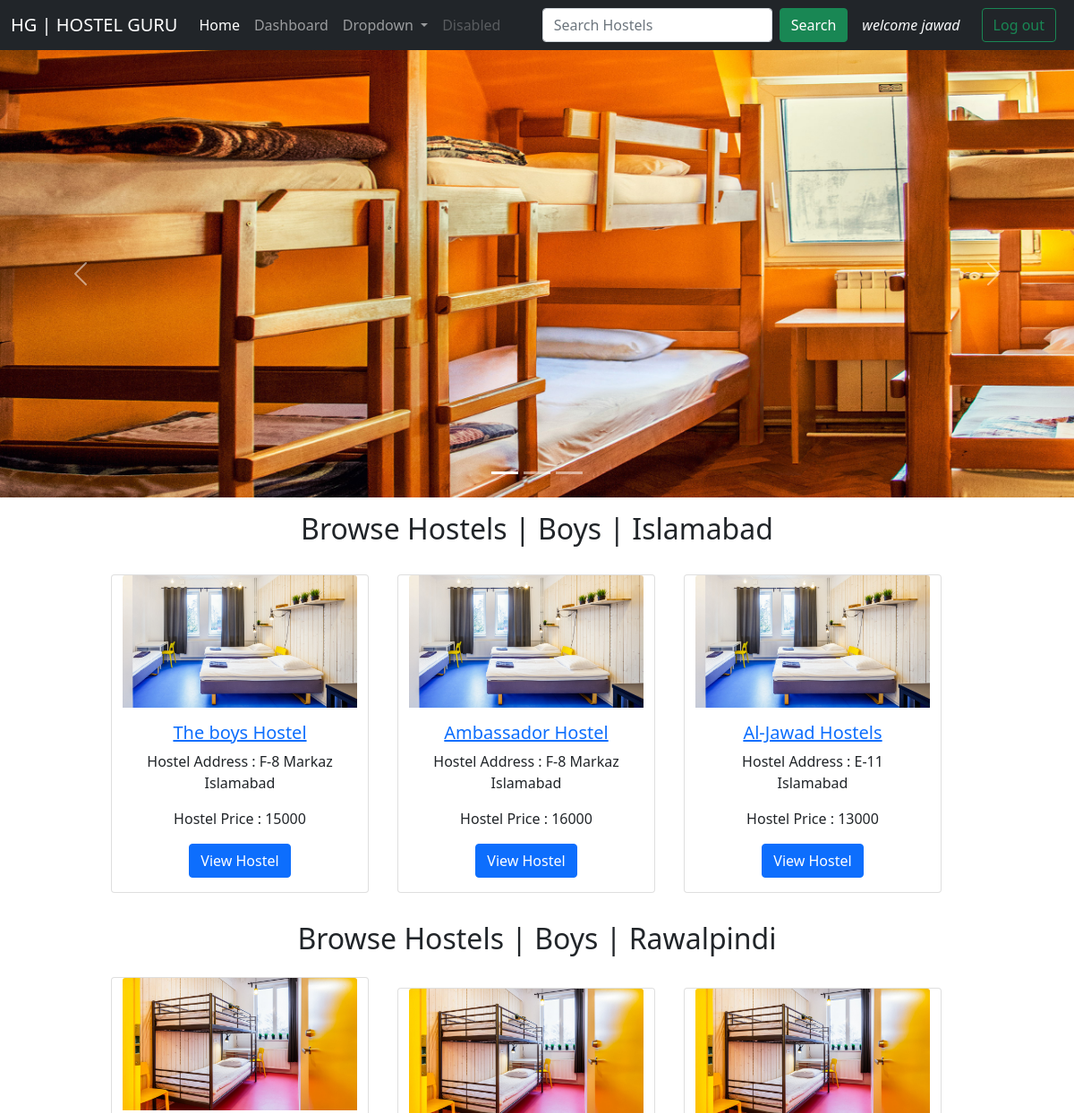
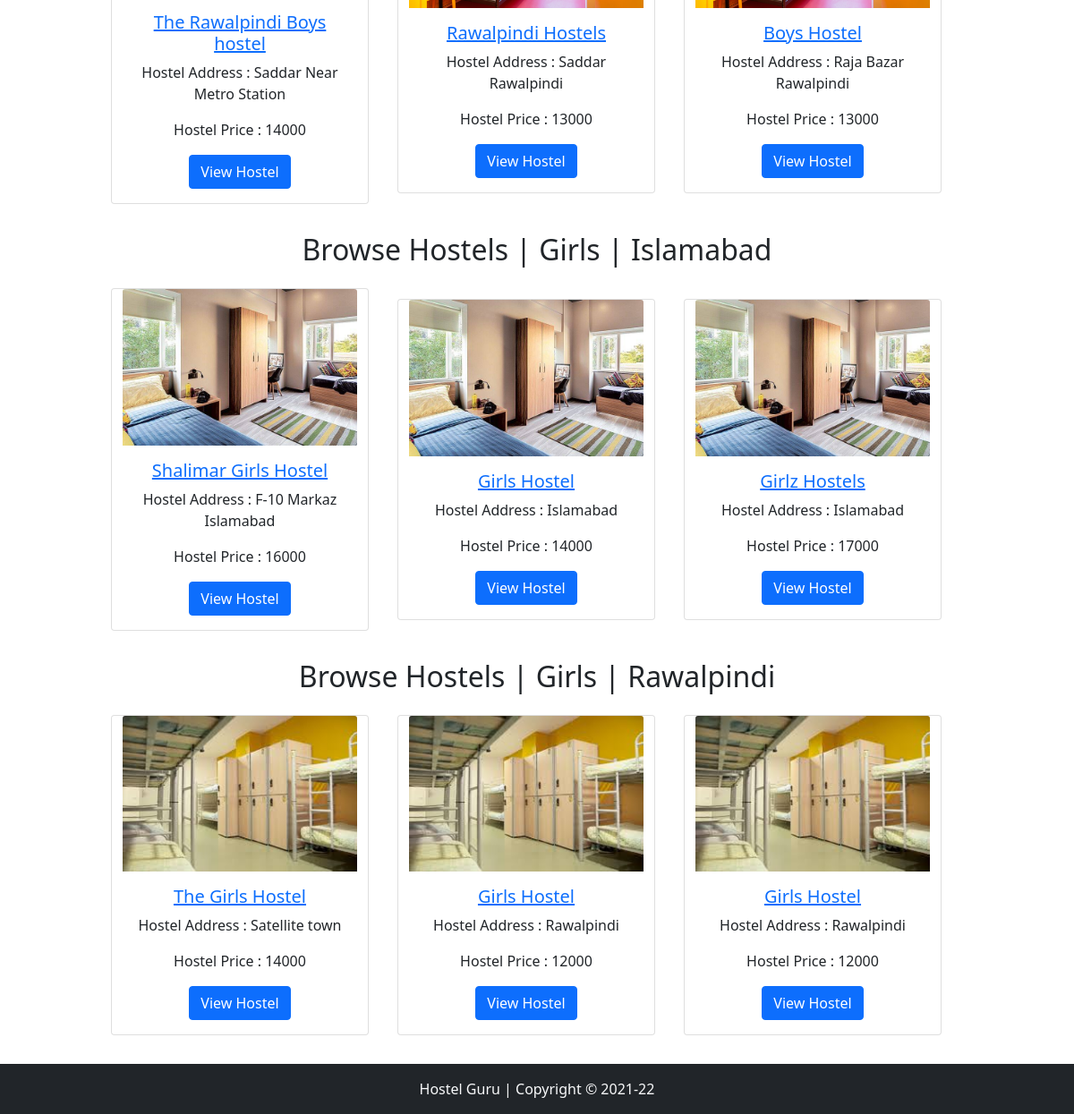
/index.php (signed in), run on the app's committed database (2 pictures, top to bottom).
### tables this page shows
CREATE TABLE `hostels` (
  `hostel_id` int(8) NOT NULL,
  `hostel_name` varchar(300) NOT NULL,
  `hostel_owner` varchar(250) NOT NULL,
  `hostel_address` varchar(500) NOT NULL,
  `hostel_phone` varchar(15) NOT NULL,
  `category` varchar(50) NOT NULL,
  `price` int(10) NOT NULL,
  `hostel_city` varchar(100) NOT NULL,
  `time` datetime NOT NULL DEFAULT current_timestamp(),
  `description` text NOT NULL
);

### index.php (the view, shortened to what this page needs)
<?php
include '_connect_to_database.php';
?>
<!doctype html>
<html lang="en">
<head>
  <link href="https://cdn.jsdelivr.net/npm/bootstrap@5.0.0-beta3/dist/css/bootstrap.min.css" rel="stylesheet">
</head>
<body>
  <?php
  include '_navbar.php';
  ?>
<div id="carouselExampleIndicators" class="carousel slide" data-bs-ride="carousel">
  <div class="carousel-indicators">
    <button type="button" data-bs-target="#carouselExampleIndicators" data-bs-slide-to="0" class="active" aria-current="true" aria-label="Slide 1"></button>
    <button type="button" data-bs-target="#carouselExampleIndicators" data-bs-slide-to="1" aria-label="Slide 2"></button>
    <button type="button" data-bs-target="#carouselExampleIndicators" data-bs-slide-to="2" aria-label="Slide 3"></button>
  </div>
  <div class="carousel-inner">
    <div class="carousel-item active">
      <img src="cover4.jpg" height="500" width="600"  class="d-block w-100" alt="...">
    </div>
  </div>
  <button class="carousel-control-prev" type="button" data-bs-target="#carouselExampleIndicators" data-bs-slide="prev">
    <span class="carousel-control-prev-icon" aria-hidden="true"></span>
  </button>
  <button class="carousel-control-next" type="button" data-bs-target="#carouselExampleIndicators" data-bs-slide="next">
    <span class="carousel-control-next-icon" aria-hidden="true"></span>
  </button>
</div>
<div class="container my-3 text-center">
<h2>Browse Hostels | Boys | Islamabad</h2>
</div>
<div class="container-fluid row text-center align-items-center justify-content-center">
<?php
$sql = "SELECT * FROM `hostels` where hostel_city = 'Islamabad' and category='Male'";
$result = mysqli_query($con, $sql);
while ($row = mysqli_fetch_assoc($result)) {
  $id = $row['hostel_id'];
  $hostelAddress = $row['hostel_address'];
  $hostelPrice = $row['price'];
echo '<div class="card my-3 mx-3 " style="width: 18rem;">
<img src="hostel.jpg" class="card-img-top" alt="...">
<div class="card-body">
  <h5 class="card-title"><a href="_viewhostel.php?hostelid='. $id .' " >'.  $row['hostel_name'] .'</a></h5>
  <p>Hostel Address : '.$hostelAddress.' </p>
  <p>Hostel Price : '.$hostelPrice.' </p>
  <a href="_viewhostel.php?hostelid='.$id.'" " class="btn btn-primary">View Hostel</a>
</div>
</div>
';
}
?>
</div>
<div class="container my-3 text-center">
<h2>Browse Hostels | Boys | Rawalpindi</h2>
<div class="container-fluid row text-center align-items-center justify-content-center">
<?php
$sql = "SELECT * FROM `hostels` where hostel_city = 'Rawalpindi' and category='Male'";
$result = mysqli_query($con, $sql);
while ($row = mysqli_fetch_assoc($result)) {
  $id = $row['hostel_id'];
  $hostelAddress = $row['hostel_address'];
  $hostelPrice = $row['price'];
echo '<div class="card my-3 mx-3 " style="width: 18rem;">
<img src="hostel2.jpg" class="card-img-top" alt="...">
<div class="card-body">
  <h5 class="card-title"><a href="_viewhostel.php?hostelid='. $id .'" >'.  $row['hostel_name'] .'</a></h5>
  <p>Hostel Address : '.$hostelAddress.' </p>
  <p>Hostel Price : '.$hostelPrice.' </p>
  <a href="_viewhostel.php?hostelid='.$id.'" class="btn btn-primary">View Hostel</a>
</div>
</div>
';
}
?>
</div>
</div>
<div class="container my-3 text-center">
<h2>Browse Hostels | Girls | Islamabad</h2>
<div class="container-fluid row text-center align-items-center justify-content-center">
<?php
$sql = "SELECT * FROM `hostels` where hostel_city = 'Islamabad' and category='Female'";
$result = mysqli_query($con, $sql);
while ($row = mysqli_fetch_assoc($result)) {
  $id = $row['hostel_id'];
  $hostelAddress = $row['hostel_address'];
  $hostelPrice = $row['price'];
echo '<div class="card my-3 mx-3 " style="width: 18rem;">
<img src="h3.jpg" class="card-img-top" alt="...">
<div class="card-body">
  <h5 class="card-title"><a href="_viewhostel.php?hostelid='. $id .'" >'.  $row['hostel_name'] .'</a></h5>
  <p>Hostel Address : '.$hostelAddress.' </p>
  <p>Hostel Price : '.$hostelPrice.' </p>
  <a href="_viewhostel.php?hostelid='.$id.'" class="btn btn-primary">View Hostel</a>
</div>
</div>
';
}
?>
</div>
</div>
<div class="container my-3 text-center">
<h2>Browse Hostels | Girls | Rawalpindi</h2>
<div class="container-fluid row text-center align-items-center justify-content-center">
<?php
$sql = "SELECT * FROM `hostels` where hostel_city = 'Rawalpindi' and category='Female'";
$result = mysqli_query($con, $sql);
while ($row = mysqli_fetch_assoc($result)) {
  $id = $row['hostel_id'];
  $hostelAddress = $row['hostel_address'];
  $hostelPrice = $row['price'];
echo '<div class="card my-3 mx-3 " style="width: 18rem;">
<img src="image.jpeg" class="card-img-top" alt="...">
<div class="card-body">
  <h5 class="card-title"><a href="_viewhostel.php?hostelid='. $id .'" >'.  $row['hostel_name'] .'</a></h5>
  <p>Hostel Address : '.$hostelAddress.' </p>
  <p>Hostel Price : '.$hostelPrice.' </p>
  <a href="_viewhostel.php?hostelid='.$id.'" class="btn btn-primary">View Hostel</a>
</div>
</div>
';
}
?>
</div>
</div>
  <?php
  include '_footer.php';
  ?>
</body>
</html>

### data on the page
hostels: hostel_name "The boys Hostel", hostel_address "F-8 Markaz Islamabad", price "15000"
hostels: hostel_name "Ambassador Hostel", hostel_address "F-8 Markaz Islamabad", price "16000"
hostels: hostel_name "Al-Jawad Hostels", hostel_address "E-11 Islamabad", price "13000"
hostels: hostel_name "The Rawalpindi Boys hostel", hostel_address "Saddar Near Metro Station", price "14000"
hostels: hostel_name "Rawalpindi Hostels", hostel_address "Saddar Rawalpindi", price "13000"
hostels: hostel_name "Boys Hostel", hostel_address "Raja Bazar Rawalpindi", price "13000"
hostels: hostel_name "Shalimar Girls Hostel", hostel_address "F-10 Markaz Islamabad", price "16000"
hostels: hostel_name "Girls Hostel", hostel_address "Islamabad", price "14000"
hostels: hostel_name "Girlz Hostels", hostel_address "Islamabad", price "17000"
hostels: hostel_name "The Girls Hostel", hostel_address "Satellite town", price "14000"
hostels: hostel_name "Girls Hostel", hostel_address "Rawalpindi", price "12000"
hostels: hostel_name "Girls Hostel", hostel_address "Rawalpindi", price "12000"

### other printed values
$_SESSION['username'] "jawad"
